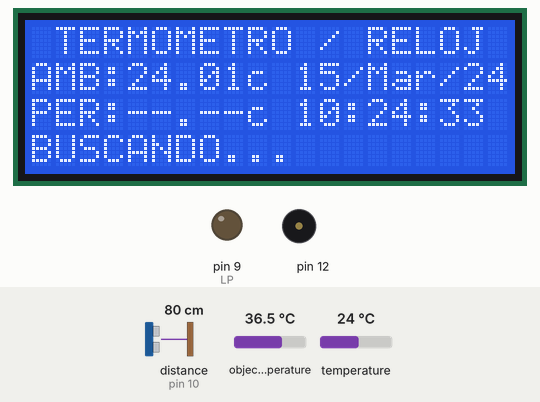
Simulated run of this sketch. Board: Arduino Uno, built with avr-gcc and run on an emulated ATmega328P. Shown: 20×4 character LCD, output pins drawn as LEDs (lit = HIGH), buzzer (waves = sounding). Dashed ring = blinking. Inputs (shaded band) come from the test bench; at power-on: distance to the obstacle (sensor on pin 10) 80 cm, object temperature 36.5 °C, temperature 24 °C. The echo pulse lasts 58.3 µs per cm; the local clock reads 2024-03-15 10:24:30 at power-on unless the sketch sets it.

Above: at 4.2 s.
4.3 s: distance to the obstacle (sensor on pin 10) set to 12 cm
6.1 s: distance to the obstacle (sensor on pin 10) set to 9 cm
At 7.0 s:
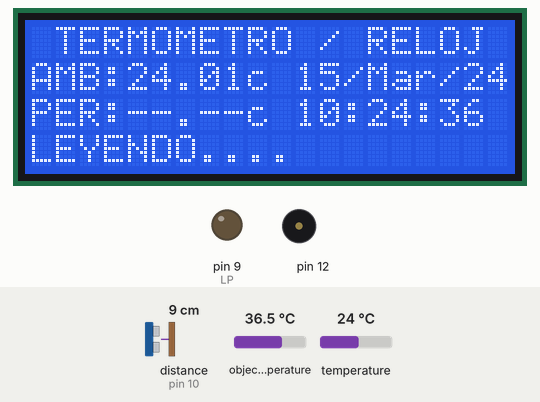
8.8 s: object temperature set to 37.2 °C
At 10.15 s:
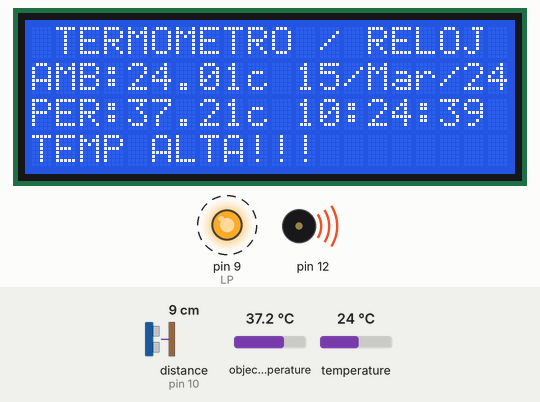
12.0 s: object temperature set to 20 °C
At 13.3 s:
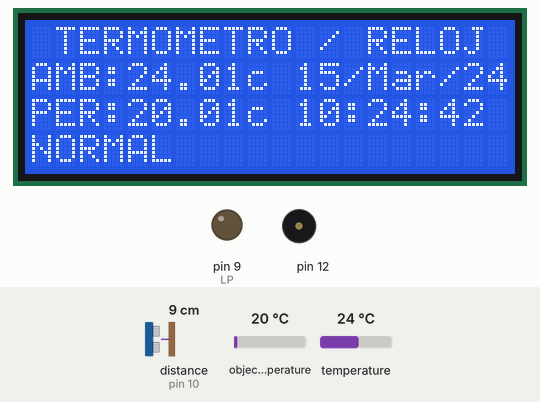
15.2 s: temperature set to 12 °C
At 16.1 s:
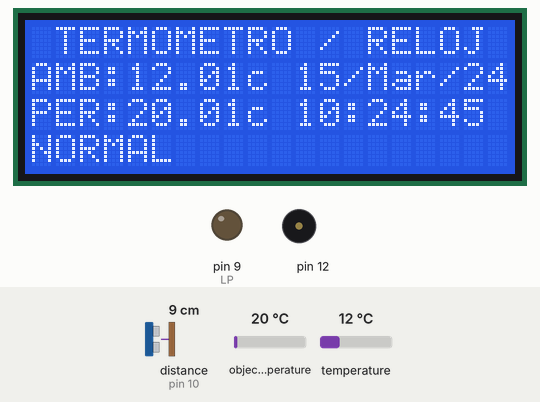
16.7 s: object temperature set to 39 °C
At 17.5 s:
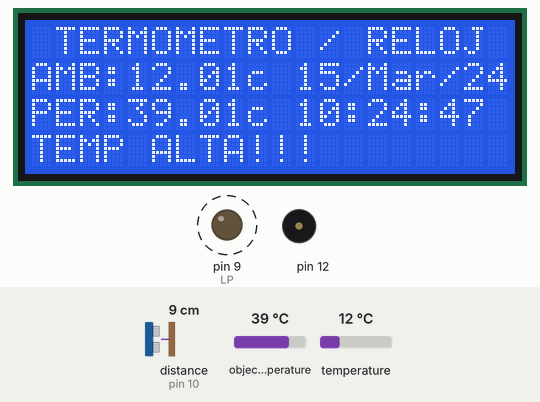
Timing chart, 0 to 19.7 s (numbered marks = the images above; inputs shaded):
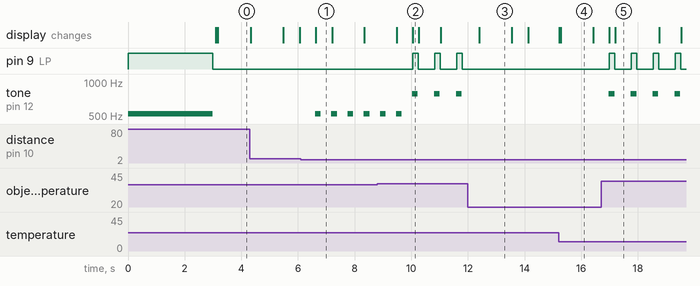

The sketch:

TermometroV0.4.ino
```cpp
/* Termometro de personas V0.1
 * ==========================================================================================
 * A D V E R T E N C I A!!!
 * Este codigo y su esquema de conexiones fue preparado por Maker504,
 * SE PRESENTA COMO ESTA! NO SOMOS RESPONSABLES DE LOS RESULTADOS QUE PUEDA GENERAR
 * y debe ser implementado bajo su propio riesgo por personal capacitado sobre esta material
 * =========================================================================================
 */

//Librerias
#include <Wire.h> //comms
#include <Adafruit_MLX90614.h> //Termico
#include <LiquidCrystal_I2C.h> //Pantalla
#include <DS3231.h> //Reloj
#include <SR04.h> //Ultrasonico
#include "pitches.h" //Buzzer

//Definicion de Pines
#define Echo 11 //Echo del Ultrasonico
#define Trig 10 //Trig del Ultrasonico
#define LP 9 //Salida LED

//Inicializar
Adafruit_MLX90614 mlx = Adafruit_MLX90614(); //Sensor Termico
LiquidCrystal_I2C lcd(0x27, 2, 1, 0, 4, 5, 6, 7, 3, POSITIVE); // Pantalla LCD
DS3231 clock; //Reloj
RTCDateTime dt; //Fecha
SR04 sr04=SR04(Echo,Trig); //Ultrasonico

//Variables
int Espera1=500; //Espera en el loop

//Fecha
String fDia;
String fMes; //Mes en texto
String fAno;
String fHora;
String fMin;
String fSeg;
String fTime;

//Distancia
int Dist; //Distancia del ultrasonico
int DistMin=10; //Distancia minima para detectar al sujeto (mm)
int Presente=0; //Si hay alguien frente al Termometro
int Espera=3000; //Tiempo de espera para verificar sujeto
unsigned long Tiempo=0; //Tiempo que lleva detectado para Millis
int Ahora=0; //Millis en el momento que se inicia

//Temperatura
float TempObj; //Temperatura del sujeto
float TempMax=37.00; //Temperatura maxima permitida
int TpoAlarma=200; //Tiempo de Alarma por alta temperatura

void setup()
{
  pinMode(LP,OUTPUT); //LED
  mlx.begin(); //Termico

  clock.begin(); //Reloj
  //clock.setDateTime(2020,7,9,20,19,0); //Quitar comentaro y ajustar a la hora deseada en primer run.

  //Sonido inicial
  tone(12,NOTE_C5,3000);
  digitalWrite(LP,HIGH);
  delay(3000);
  digitalWrite(LP,LOW);

//Mensaje inicial
  lcd.begin(20,4);
  lcd.clear();
  lcd.setCursor(0,0);
  lcd.print(" TERMOMETRO / RELOJ");
  lcd.setCursor(0,1);
  lcd.print("AMB: ");
  lcd.setCursor(0,2);
  lcd.print("PER: ");
}

void loop()
{
//Distancia
Dist=sr04.Distance();
if(Dist>DistMin) //No hay nadie
{
  Presente=0;
  Tiempo=millis();
}
if(Dist<=DistMin && Presente==0) //Llego alguien, tomemos el tiempo
{
  Presente=1;
  Tiempo=millis();
}

if(Presente==1)
{
  if(millis()-Tiempo>Espera) //Se completo el tiempo
  {
    Presente=2;
  }
}

//Actualizar pantalla
lcd.setCursor(12,3);
//Temperaturas
lcd.setCursor(4,1);
lcd.print(mlx.readAmbientTempC());
lcd.setCursor(9,1);
lcd.print("c");

TempObj=mlx.readObjectTempC();
switch(Presente)
{
  case 0: //No hay nadie
  lcd.setCursor(4,2);
  lcd.print("--.--c");
  lcd.setCursor(0,3);
  lcd.print("BUSCANDO...  ");
  break;

  case 1: //Llego alguien
  lcd.setCursor(4,2);
  lcd.print("--.--c");
  lcd.setCursor(0,3);
  lcd.print("LEYENDO...");
  tone(12,NOTE_C5,TpoAlarma);
  break;

  case 2: //Se Completo el tiempo
  lcd.setCursor(4,2);
  lcd.print(TempObj);
  lcd.setCursor(9,2);
  lcd.print("c");
  if(TempObj>TempMax)
  {
    tone(12,NOTE_G5,TpoAlarma);
   lcd.setCursor(0,3);
   lcd.print("TEMP ALTA!!!");
   digitalWrite(LP,HIGH);
   delay(TpoAlarma);
   digitalWrite(LP,LOW);
  }
  else
  {
  lcd.setCursor(0,3);
  lcd.print("NORMAL        ");
  }
  break;
}

//Hora y Fecha
dt=clock.getDateTime();
fDia=String(dt.day);
if(dt.day<10)fDia="0"+fDia; //Para mantener en dos digitos

fAno=String(dt.year-2000);

lcd.setCursor(11,1);
lcd.print(fDia+"/"+ Mes()+"/"+fAno); //Uso de la funcion Mes()

fHora=String(dt.hour);
if(dt.hour<10)fHora="0"+fHora; //Para mantener en dos digitos

fMin=String(dt.minute);
if(dt.minute<10)fMin="0"+fMin; //Para mantener en dos digitos

fSeg=String(dt.second);
if(dt.second<10)fSeg="0"+fSeg; //Para mantener en dos digitos

fTime=fHora+":" + fMin + ":" + fSeg;
lcd.setCursor(11,2);
lcd.print(fTime);

delay(Espera1);

}

/////////////////////////////////////////////////////////////////
////////////////////////////////////////////////////////////////
/// F U N C I O N E S
////////////////////////////////////////////////////////////////
////////////////////////////////////////////////////////////////


String Mes()
{
  //Serial.println(dt.month);
  switch (dt.month)
  {
    case 1:
    fMes="Ene";
    break;

    case 2:
    fMes="Feb";
    break;

    case 3:
    fMes="Mar";
    break;

    case 4:
    fMes="Abr";
    break;

    case 5:
    fMes="May";
    break;

    case 6:
    fMes="Jun";
    break;

    case 7:
    fMes="Jul";
    break;

    case 8:
    fMes="Ago";
    break;

    case 9:
    fMes="Sep";
    break;

    case 10:
    fMes="Oct";
    break;

    case 11:
    fMes="Nov";
    break;

    case 12:
    fMes="Dic";
    break;
  }

return fMes;
}
```

Measured:
- the behaviour switches between 11 and 10 cm on distance to the obstacle (sensor on pin 10) (found by bisection; images 0 and 1)
- the behaviour switches between 36.9 and 37 °C on object temperature (found by bisection; images 1 and 2)
- after the input at 6.1 s, tone on pin 12: alternates 523 Hz for 0.20 s and silent for 0.37 s, starting after 0.51 s; the display: changes after 0.53 s (image 1)
- after the input at 8.8 s, pin 9 (LP): alternates HIGH for 0.20 s and LOW for 0.58 s, starting after 1.2 s; the display: first differs from a run without the input after 1.2 s (image 2)
- after the input at 12.0 s, pin 9 (LP): stops changing and stays LOW; tone on pin 12: stops changing and stays silent; the display: changes after 0.39 s (image 3)
- after the input at 16.7 s, pin 9 (LP): alternates HIGH for 0.20 s and LOW for 0.58 s, starting after 0.29 s; tone on pin 12: alternates 784 Hz for 0.20 s and silent for 0.58 s, starting after 0.28 s; the display: first changes after 0.29 s (image 5 shows a later state)
- what the display in image 1 shows lasts 0.6 s, from 6.6 s to 7.2 s
